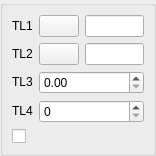
<ui version="4.0" >
 <class>DlgRef_2Sel2Spin1Check_QTD</class>
 <widget class="QWidget" name="DlgRef_2Sel2Spin1Check_QTD" >
  <property name="geometry" >
   <rect>
    <x>0</x>
    <y>0</y>
    <width>156</width>
    <height>143</height>
   </rect>
  </property>
  <property name="windowTitle" >
   <string/>
  </property>
  <layout class="QGridLayout" >
   <property name="leftMargin" >
    <number>0</number>
   </property>
   <property name="topMargin" >
    <number>0</number>
   </property>
   <property name="rightMargin" >
    <number>0</number>
   </property>
   <property name="bottomMargin" >
    <number>0</number>
   </property>
   <property name="horizontalSpacing" >
    <number>0</number>
   </property>
   <property name="verticalSpacing" >
    <number>0</number>
   </property>
   <item row="0" column="0" >
    <widget class="QGroupBox" name="GroupBox1" >
     <property name="title" >
      <string/>
     </property>
     <layout class="QGridLayout" >
      <property name="leftMargin" >
       <number>9</number>
      </property>
      <property name="topMargin" >
       <number>9</number>
      </property>
      <property name="rightMargin" >
       <number>9</number>
      </property>
      <property name="bottomMargin" >
       <number>9</number>
      </property>
      <property name="horizontalSpacing" >
       <number>6</number>
      </property>
      <property name="verticalSpacing" >
       <number>6</number>
      </property>
      <item row="4" column="0" colspan="3" >
       <widget class="QCheckBox" name="CheckButton1" >
        <property name="text" >
         <string/>
        </property>
       </widget>
      </item>
      <item row="3" column="1" colspan="2" >
       <widget class="SalomeApp_IntSpinBox" name="SpinBox_DY" />
      </item>
      <item row="2" column="1" colspan="2" >
       <widget class="SalomeApp_DoubleSpinBox" name="SpinBox_DX" />
      </item>
      <item row="3" column="0" >
       <widget class="QLabel" name="TextLabel4" >
        <property name="sizePolicy" >
         <sizepolicy vsizetype="Fixed" hsizetype="Fixed" >
          <horstretch>0</horstretch>
          <verstretch>0</verstretch>
         </sizepolicy>
        </property>
        <property name="text" >
         <string>TL4</string>
        </property>
        <property name="wordWrap" >
         <bool>false</bool>
        </property>
       </widget>
      </item>
      <item row="2" column="0" >
       <widget class="QLabel" name="TextLabel3" >
        <property name="sizePolicy" >
         <sizepolicy vsizetype="Fixed" hsizetype="Fixed" >
          <horstretch>0</horstretch>
          <verstretch>0</verstretch>
         </sizepolicy>
        </property>
        <property name="text" >
         <string>TL3</string>
        </property>
        <property name="wordWrap" >
         <bool>false</bool>
        </property>
       </widget>
      </item>
      <item row="0" column="1" >
       <widget class="QPushButton" name="PushButton1" >
        <property name="sizePolicy" >
         <sizepolicy vsizetype="Fixed" hsizetype="Fixed" >
          <horstretch>0</horstretch>
          <verstretch>0</verstretch>
         </sizepolicy>
        </property>
        <property name="text" >
         <string/>
        </property>
       </widget>
      </item>
      <item row="1" column="1" >
       <widget class="QPushButton" name="PushButton2" >
        <property name="sizePolicy" >
         <sizepolicy vsizetype="Fixed" hsizetype="Fixed" >
          <horstretch>0</horstretch>
          <verstretch>0</verstretch>
         </sizepolicy>
        </property>
        <property name="text" >
         <string/>
        </property>
       </widget>
      </item>
      <item row="1" column="2" >
       <widget class="QLineEdit" name="LineEdit2" />
      </item>
      <item row="0" column="2" >
       <widget class="QLineEdit" name="LineEdit1" />
      </item>
      <item row="0" column="0" >
       <widget class="QLabel" name="TextLabel1" >
        <property name="sizePolicy" >
         <sizepolicy vsizetype="Fixed" hsizetype="Fixed" >
          <horstretch>0</horstretch>
          <verstretch>0</verstretch>
         </sizepolicy>
        </property>
        <property name="text" >
         <string>TL1</string>
        </property>
        <property name="wordWrap" >
         <bool>false</bool>
        </property>
       </widget>
      </item>
      <item row="1" column="0" >
       <widget class="QLabel" name="TextLabel2" >
        <property name="sizePolicy" >
         <sizepolicy vsizetype="Fixed" hsizetype="Fixed" >
          <horstretch>0</horstretch>
          <verstretch>0</verstretch>
         </sizepolicy>
        </property>
        <property name="text" >
         <string>TL2</string>
        </property>
        <property name="wordWrap" >
         <bool>false</bool>
        </property>
       </widget>
      </item>
     </layout>
    </widget>
   </item>
  </layout>
 </widget>
 <layoutdefault spacing="6" margin="11" />
 <pixmapfunction>qPixmapFromMimeSource</pixmapfunction>
 <customwidgets>
  <customwidget>
   <class>SalomeApp_DoubleSpinBox</class>
   <extends>QDoubleSpinBox</extends>
   <header location="global" >SalomeApp_DoubleSpinBox.h</header>
  </customwidget>
  <customwidget>
   <class>SalomeApp_IntSpinBox</class>
   <extends>QSpinBox</extends>
   <header location="global" >SalomeApp_IntSpinBox.h</header>
  </customwidget>
 </customwidgets>
 <tabstops>
  <tabstop>PushButton1</tabstop>
  <tabstop>LineEdit1</tabstop>
  <tabstop>PushButton2</tabstop>
  <tabstop>LineEdit2</tabstop>
  <tabstop>SpinBox_DX</tabstop>
  <tabstop>SpinBox_DY</tabstop>
  <tabstop>CheckButton1</tabstop>
 </tabstops>
 <resources/>
 <connections/>
</ui>
